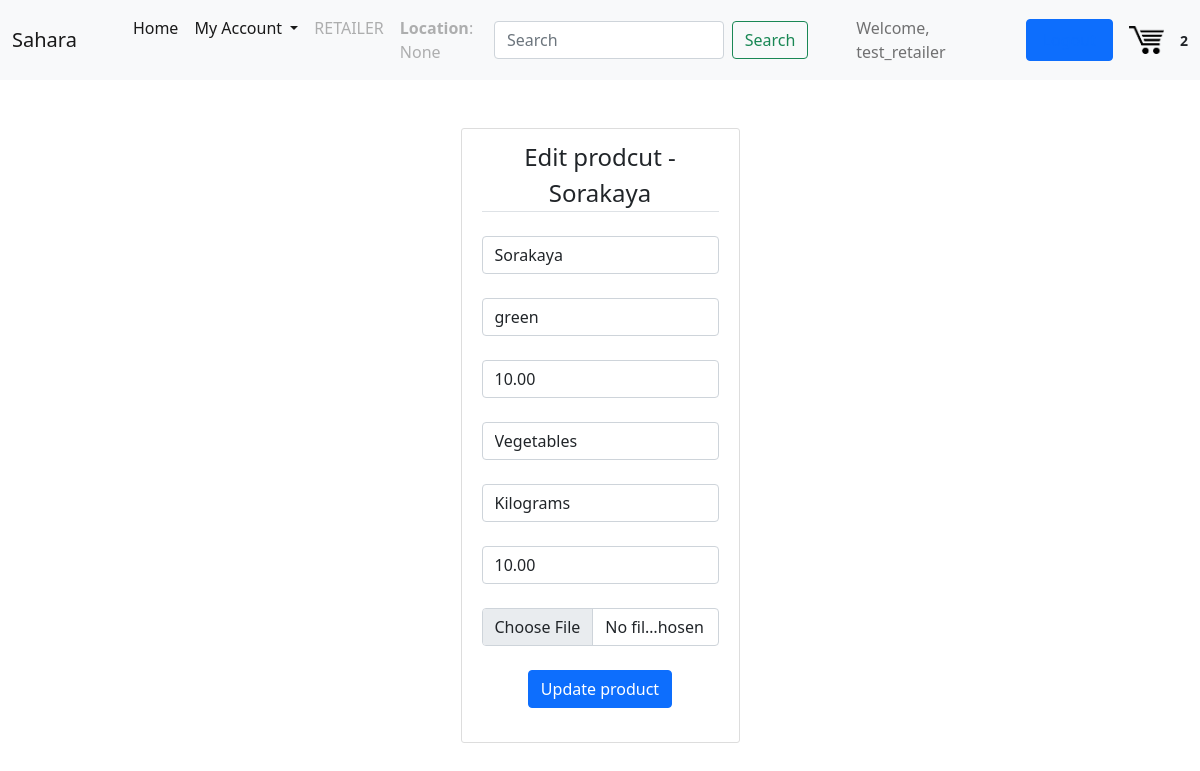
The app's page /product/7/update/ (signed in) with its own data.
### users/models.py (models this page shows, shortened)
class Profile(models.Model):
    user = models.OneToOneField(User, on_delete=models.CASCADE)
    user_type = models.CharField(max_length=20, choices = USER_TYPES, default = "CUSTOMER")
    location = models.CharField(max_length=50, blank=True, null=True)
    country = models.CharField(max_length=50, blank=True, null=True)
    state = models.CharField(max_length=50, blank=True, null=True)

### core/models.py (models this page shows, shortened)
class Product(models.Model):
    seller = models.ForeignKey(User, on_delete = models.CASCADE, related_name="seller")
    date_posted = models.DateTimeField(auto_now_add=True)
    stock = models.DecimalField(max_digits=20, decimal_places=2, default=0.00, validators=[MinValueValidator(Decimal('0.00'))])
    title = models.CharField(max_length=255)
    content = models.TextField(blank=True, null=True)
    img = models.FileField(default = "default.png", upload_to = "", blank=True, null=True)
    tags = models.CharField(
        max_length = 20,
        choices = CAT_CHOICES,
        default = 'vegetables',
    )
    measurment_unit = models.CharField(
        max_length = 5,
        choices = UNIT_CHOICES,
        default = 'kg',
    )
    price_per_unit = models.DecimalField(max_digits=20, decimal_places=2, validators=[MinValueValidator(Decimal('0.00'))])

### core/views.py (the view, shortened to what this page needs)
# urls.py: path('product/<int:pk>/update/', ProductUpdateView.as_view(), name='prod-update'),
class ProductUpdateView(LoginRequiredMixin, UserPassesTestMixin, UpdateView):
    model = Product
    fields = ['title', 'content', 'img', 'stock', 'tags', 'measurment_unit', 'price_per_unit']
    template_name = 'core/prod_update.html'
    context_object_name = 'prod'
    def test_func(self):
        product = self.get_object()
        return (self.request.user == product.seller)
    def get_context_data(self, **kwargs):
        context =  super().get_context_data(**kwargs)
        customer = self.request.user
        order, created = Order.objects.get_or_create(customer=customer, complete=False)
        cartItems = order.get_cart_items
        context['cartItems'] = cartItems
        return context

### core/models.py (called while the page is built)
    @property
    def get_cart_items(self):
        order_items = self.orderitem_set.all()
        x = [item.quantity for item in order_items]
        total = len(x)
        return total

### core/templates/core/prod_update.html (shortened to what this page needs)
{% extends "core/base.html" %}
{% load crispy_forms_tags %}
{% block content %}
<center>
    <div class="content-section w-25 align-items-center"  style="position:relative;top:3em;">
       <form method="POST" enctype="multipart/form-data">
           <legend class="border-bottom mb-4">Edit prodcut - {{ prod.title }}</legend>
          <div class="form-outline mb-4">
            <input name="title" type="text" value="{{ prod.title }}" class="form-control {% if form.errors.title or form.non_field_errors %}border border-danger{% endif %}" />
         </div>
          <div class="form-outline mb-4">
             <input name="content" type="text" value="{{ prod.content }}" class="form-control " placeholder="{% if prod.content != '' %}{{ prod.content }}{% else %}No Description given{% endif %}"/>
          </div>
          <div class="form-outline mb-4">
            <input name="stock" type="number" class="form-control {% if form.errors.stock or form.non_field_errors %}border border-danger{% endif %}" value="{{ prod.stock }}"/>
         </div>
         <div class="form-outline mb-4">
            <select name="tags" class="form-control {% if form.errors.tags or form.non_field_errors %}border border-danger{% endif %}" value = "{{ prod.tags }}">
               <option value="vegetables" selected>Vegetables</option>
            </select>
         </div>
         <div class="form-outline mb-4">
            <select name="measurment_unit" class="form-control {% if form.errors.measurment_unit or form.non_field_errors %}border border-danger{% endif %}" value = "{{ prod.measurment_unit }}">
               <option value="kg">Kilograms</option>
            </select>
         </div>
         <div class="form-outline mb-4">
            <input name="price_per_unit" type="number" step = "0.01" min="0" id="form1Example1" class="form-control " value = "{{ prod.price_per_unit }}"/>
         </div>
         <div class="form-outline mb-4">
            <input type="file" name="img" id="form1Example1" class="form-control {% if form.errors.img or form.non_field_errors %}border border-danger{% endif %}" accept="image/*">
         </div>
          <button type="submit" value="Save" class="btn btn-primary btn-block">Update product</button>
       </form>
       <br>
</div>
</center>
{% endblock content %}

### core/templates/core/base.html (shortened to what this page needs)
{% load static %}
<!DOCTYPE html>
<html lang="en">
<head>
    <link href="https://cdn.jsdelivr.net/npm/bootstrap@5.0.0-beta3/dist/css/bootstrap.min.css" rel="stylesheet">
    <link rel="stylesheet" href="{% static 'core/css/main.css' %}">
</head>
<body>
    <header class = "site-header">
        <nav class="navbar navbar-expand-lg navbar-light bg-light">
            <div class="container-fluid">
              <a class="navbar-brand" href="{% url 'app-home' %}">Sahara</a>
              <div class="collapse navbar-collapse" id="navbarSupportedContent">
                <ul class="navbar-nav me-auto mb-2 mb-lg-0" style="position: relative; margin-left: 2rem;">
                  <li class="nav-item">
                    <a class="nav-link active" aria-current="page" href="{% url 'app-home' %}">Home</a>
                  </li>
                  <li class="nav-item dropdown">
                    <a class="nav-link active dropdown-toggle" href="#" id="navbarDropdown" role="button" data-bs-toggle="dropdown" aria-expanded="false">
                      My Account
                    </a>
                  </li>
                  {% if user.is_authenticated %}
                  <li class="nav-item">
                    <a class="nav-link disabled" href="#" tabindex="-1" aria-disabled="true">{{user.profile.user_type}}</a>
                  </li>
                  <li class="nav-item">
                    <a class="nav-link disabled" href="#" tabindex="-1" aria-disabled="true"><b>Location</b>: {{user.profile.location}}</a>
                  </li>
                  {% endif %}
                </ul>
                  <form method="POST" action="/search" class="d-flex text-center" style="margin-right: 3em;">
                    <input class="form-control me-2" name="search" type="search" placeholder="Search" id="searchbox" aria-label="Search">
                    <button class="nav-item btn btn-outline-success" type="submit">Search</button>
                  </form>
                {% if user.is_authenticated %}
                      <span class="navbar-text" style="margin-right: 0.5em;">
                      Welcome, {{user.username}}
                      </span>
                      <a class = "nav-item nav-link btn btn-primary d-flex" style="float: right; margin-left: 0.5rem;" href="/logout">Logout</a>
                {% endif %}
                <a href="{% url 'cart' %}">
                <img  id="cart-icon" width="35" style="margin-left: 1rem; margin-right: 1rem;" src="{% static 'core/cart.png' %}">
                </a>
                <small style="font-weight:bold;">{{ cartItems }}</small>
              </div>
            </div>
          </nav>
    </header>
    <main role="main" class="container">
      <div class="row">
          {% block content %}{% endblock %}
        </div>
    </main>
    <link rel="stylesheet" href="https://use.fontawesome.com/releases/v5.7.0/css/all.css">
  </body>
</html>

### core/static/core/css/main.css (style rules this page uses)
.content-section { background: #ffffff; padding: 10px 20px; border: 1px solid #dddddd; border-radius: 3px; margin-bottom: 20px; }

### records on screen
Product: title "Sorakaya", content "green", stock "10.00", tags "Vegetables", measurment_unit "Kilograms", price_per_unit "10.00"

### other values on screen
{{ user.profile.user_type }} "RETAILER"
{{ user.profile.location }} "None"
{{ user.username }} "test_retailer"
{{ cartItems }} "2"
